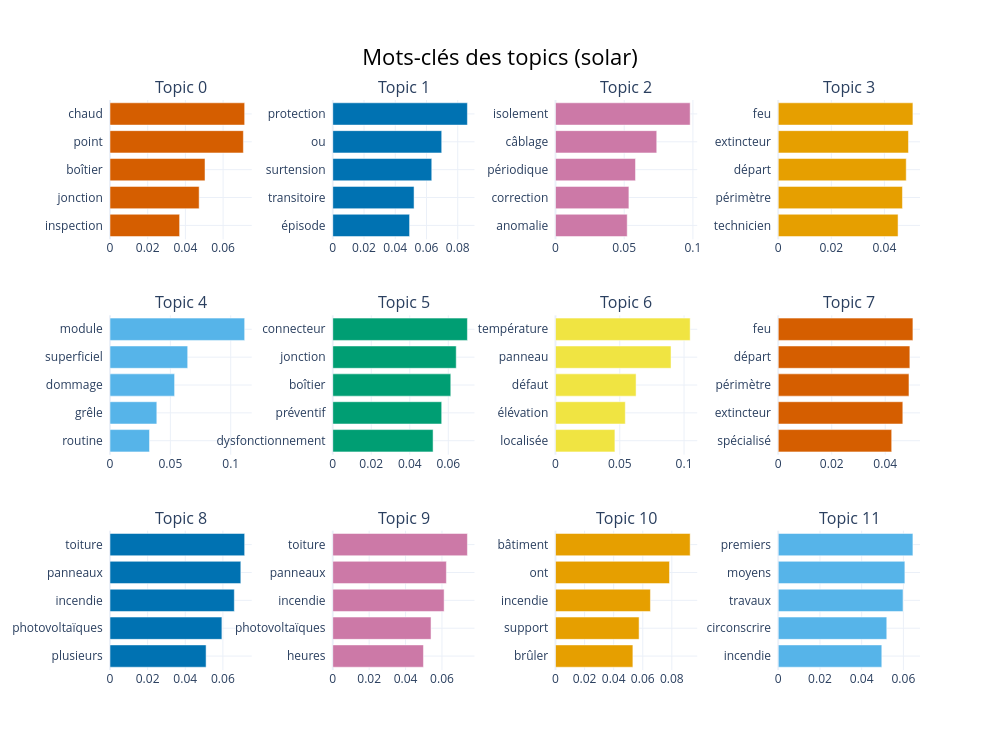
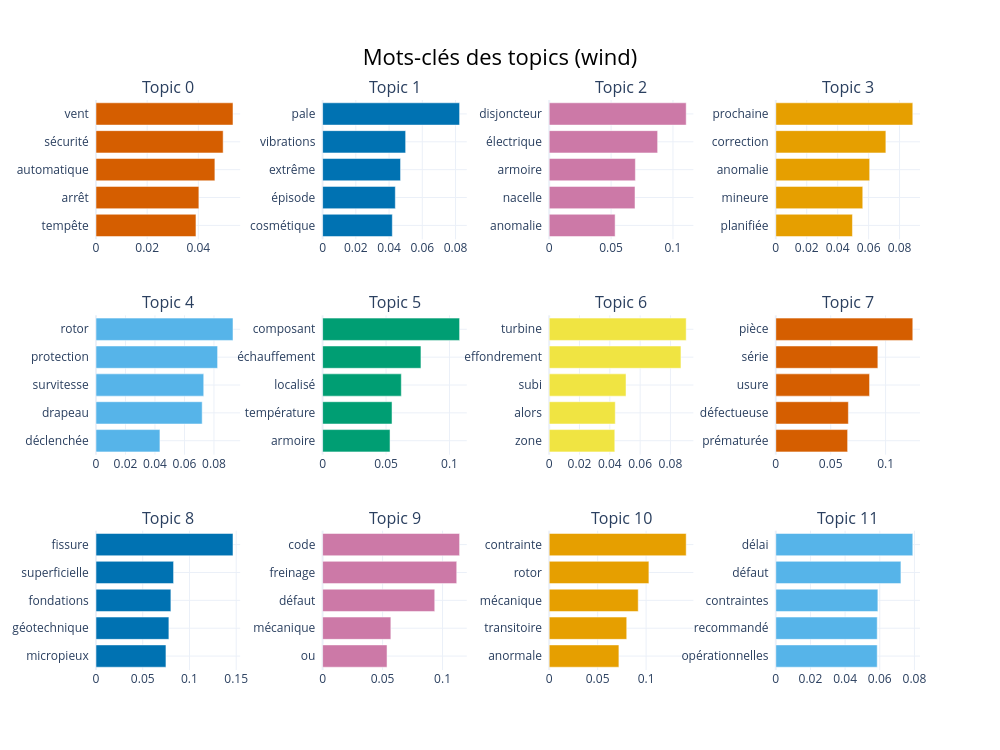

The notebook cell saved with these charts, in order:
### Code cell
for asset, m in topic_models.items():
    m.visualize_barchart(top_n_topics=12, title=f"Mots-clés des topics ({asset})").show()

### Figure 1 — Plotly figure (JSON) as saved in the notebook; plotly's stock layout.template omitted (floating-point values rounded to 4 significant figures)
{"data": [{"marker": {"color": "#D55E00"}, "orientation": "h", "type": "bar", "x": [0.03694, 0.0473, 0.05041, 0.07077, 0.07145], "xaxis": "x", "y": ["inspection  ", "jonction  ", "boîtier  ", "point  ", "chaud  "], "yaxis": "y"}, {"marker": {"color": "#0072B2"}, "orientation": "h", "type": "bar", "x": [0.04917, 0.05204, 0.06337, 0.06974, 0.08619], "xaxis": "x2", "y": ["épisode  ", "transitoire  ", "surtension  ", "ou  ", "protection  "], "yaxis": "y2"}, {"marker": {"color": "#CC79A7"}, "orientation": "h", "type": "bar", "x": [0.05219, 0.05342, 0.05822, 0.07368, 0.098], "xaxis": "x3", "y": ["anomalie  ", "correction  ", "périodique  ", "câblage  ", "isolement  "], "yaxis": "y3"}, {"marker": {"color": "#E69F00"}, "orientation": "h", "type": "bar", "x": [0.04515, 0.0468, 0.04823, 0.04907, 0.05075], "xaxis": "x4", "y": ["technicien  ", "périmètre  ", "départ  ", "extincteur  ", "feu  "], "yaxis": "y4"}, {"marker": {"color": "#56B4E9"}, "orientation": "h", "type": "bar", "x": [0.03272, 0.03878, 0.0535, 0.06435, 0.1115], "xaxis": "x5", "y": ["routine  ", "grêle  ", "dommage  ", "superficiel  ", "module  "], "yaxis": "y5"}, {"marker": {"color": "#009E73"}, "orientation": "h", "type": "bar", "x": [0.05211, 0.05658, 0.0613, 0.06413, 0.06994], "xaxis": "x6", "y": ["dysfonctionnement  ", "préventif  ", "boîtier  ", "jonction  ", "connecteur  "], "yaxis": "y6"}, {"marker": {"color": "#F0E442"}, "orientation": "h", "type": "bar", "x": [0.04621, 0.05429, 0.06268, 0.08988, 0.1048], "xaxis": "x7", "y": ["localisée  ", "élévation  ", "défaut  ", "panneau  ", "température  "], "yaxis": "y7"}, {"marker": {"color": "#D55E00"}, "orientation": "h", "type": "bar", "x": [0.04241, 0.04657, 0.04887, 0.0492, 0.05035], "xaxis": "x8", "y": ["spécialisé  ", "extincteur  ", "périmètre  ", "départ  ", "feu  "], "yaxis": "y8"}, {"marker": {"color": "#0072B2"}, "orientation": "h", "type": "bar", "x": [0.05107, 0.05948, 0.06608, 0.06953, 0.07158], "xaxis": "x9", "y": ["plusieurs  ", "photovoltaïques  ", "incendie  ", "panneaux  ", "toiture  "], "yaxis": "y9"}, {"marker": {"color": "#CC79A7"}, "orientation": "h", "type": "bar", "x": [0.04982, 0.05399, 0.06118, 0.06242, 0.07398], "xaxis": "x10", "y": ["heures  ", "photovoltaïques  ", "incendie  ", "panneaux  ", "toiture  "], "yaxis": "y10"}, {"marker": {"color": "#E69F00"}, "orientation": "h", "type": "bar", "x": [0.05321, 0.05748, 0.06528, 0.07838, 0.0926], "xaxis": "x11", "y": ["brûler  ", "support  ", "incendie  ", "ont  ", "bâtiment  "], "yaxis": "y11"}, {"marker": {"color": "#56B4E9"}, "orientation": "h", "type": "bar", "x": [0.04965, 0.05203, 0.05981, 0.0607, 0.06456], "xaxis": "x12", "y": ["incendie  ", "circonscrire  ", "travaux  ", "moyens  ", "premiers  "], "yaxis": "y12"}], "layout": {"annotations": [{"font": {"size": 16}, "showarrow": false, "text": "Topic 0", "x": 0.0875, "xanchor": "center", "xref": "paper", "y": 1, "yanchor": "bottom", "yref": "paper"}, {"font": {"size": 16}, "showarrow": false, "text": "Topic 1", "x": 0.3625, "xanchor": "center", "xref": "paper", "y": 1, "yanchor": "bottom", "yref": "paper"}, {"font": {"size": 16}, "showarrow": false, "text": "Topic 2", "x": 0.6375, "xanchor": "center", "xref": "paper", "y": 1, "yanchor": "bottom", "yref": "paper"}, {"font": {"size": 16}, "showarrow": false, "text": "Topic 3", "x": 0.9125, "xanchor": "center", "xref": "paper", "y": 1, "yanchor": "bottom", "yref": "paper"}, {"font": {"size": 16}, "showarrow": false, "text": "Topic 4", "x": 0.0875, "xanchor": "center", "xref": "paper", "y": 0.6222, "yanchor": "bottom", "yref": "paper"}, {"font": {"size": 16}, "showarrow": false, "text": "Topic 5", "x": 0.3625, "xanchor": "center", "xref": "paper", "y": 0.6222, "yanchor": "bottom", "yref": "paper"}, {"font": {"size": 16}, "showarrow": false, "text": "Topic 6", "x": 0.6375, "xanchor": "center", "xref": "paper", "y": 0.6222, "yanchor": "bottom", "yref": "paper"}, {"font": {"size": 16}, "showarrow": false, "text": "Topic 7", "x": 0.9125, "xanchor": "center", "xref": "paper", "y": 0.6222, "yanchor": "bottom", "yref": "paper"}, {"font": {"size": 16}, "showarrow": false, "text": "Topic 8", "x": 0.0875, "xanchor": "center", "xref": "paper", "y": 0.2444, "yanchor": "bottom", "yref": "paper"}, {"font": {"size": 16}, "showarrow": false, "text": "Topic 9", "x": 0.3625, "xanchor": "center", "xref": "paper", "y": 0.2444, "yanchor": "bottom", "yref": "paper"}, {"font": {"size": 16}, "showarrow": false, "text": "Topic 10", "x": 0.6375, "xanchor": "center", "xref": "paper", "y": 0.2444, "yanchor": "bottom", "yref": "paper"}, {"font": {"size": 16}, "showarrow": false, "text": "Topic 11", "x": 0.9125, "xanchor": "center", "xref": "paper", "y": 0.2444, "yanchor": "bottom", "yref": "paper"}], "height": 750, "hoverlabel": {"bgcolor": "white", "font": {"family": "Rockwell", "size": 16}}, "showlegend": false, "title": {"font": {"color": "Black", "size": 22}, "text": "Mots-clés des topics (solar)", "x": 0.5, "xanchor": "center", "yanchor": "top"}, "width": 1000, "xaxis": {"anchor": "y", "domain": [0, 0.175], "showgrid": true}, "xaxis10": {"anchor": "y10", "domain": [0.275, 0.45], "showgrid": true}, "xaxis11": {"anchor": "y11", "domain": [0.55, 0.725], "showgrid": true}, "xaxis12": {"anchor": "y12", "domain": [0.825, 1], "showgrid": true}, "xaxis2": {"anchor": "y2", "domain": [0.275, 0.45], "showgrid": true}, "xaxis3": {"anchor": "y3", "domain": [0.55, 0.725], "showgrid": true}, "xaxis4": {"anchor": "y4", "domain": [0.825, 1], "showgrid": true}, "xaxis5": {"anchor": "y5", "domain": [0, 0.175], "showgrid": true}, "xaxis6": {"anchor": "y6", "domain": [0.275, 0.45], "showgrid": true}, "xaxis7": {"anchor": "y7", "domain": [0.55, 0.725], "showgrid": true}, "xaxis8": {"anchor": "y8", "domain": [0.825, 1], "showgrid": true}, "xaxis9": {"anchor": "y9", "domain": [0, 0.175], "showgrid": true}, "yaxis": {"anchor": "x", "domain": [0.7556, 1], "showgrid": true}, "yaxis10": {"anchor": "x10", "domain": [0, 0.2444], "showgrid": true}, "yaxis11": {"anchor": "x11", "domain": [0, 0.2444], "showgrid": true}, "yaxis12": {"anchor": "x12", "domain": [0, 0.2444], "showgrid": true}, "yaxis2": {"anchor": "x2", "domain": [0.7556, 1], "showgrid": true}, "yaxis3": {"anchor": "x3", "domain": [0.7556, 1], "showgrid": true}, "yaxis4": {"anchor": "x4", "domain": [0.7556, 1], "showgrid": true}, "yaxis5": {"anchor": "x5", "domain": [0.3778, 0.6222], "showgrid": true}, "yaxis6": {"anchor": "x6", "domain": [0.3778, 0.6222], "showgrid": true}, "yaxis7": {"anchor": "x7", "domain": [0.3778, 0.6222], "showgrid": true}, "yaxis8": {"anchor": "x8", "domain": [0.3778, 0.6222], "showgrid": true}, "yaxis9": {"anchor": "x9", "domain": [0, 0.2444], "showgrid": true}}}

### Figure 2 — Plotly figure (JSON) as saved in the notebook; plotly's stock layout.template omitted (floating-point values rounded to 4 significant figures)
{"data": [{"marker": {"color": "#D55E00"}, "orientation": "h", "type": "bar", "x": [0.03907, 0.04021, 0.04647, 0.0497, 0.05355], "xaxis": "x", "y": ["tempête  ", "arrêt  ", "automatique  ", "sécurité  ", "vent  "], "yaxis": "y"}, {"marker": {"color": "#0072B2"}, "orientation": "h", "type": "bar", "x": [0.04195, 0.04376, 0.0469, 0.04997, 0.08243], "xaxis": "x2", "y": ["cosmétique  ", "épisode  ", "extrême  ", "vibrations  ", "pale  "], "yaxis": "y2"}, {"marker": {"color": "#CC79A7"}, "orientation": "h", "type": "bar", "x": [0.05326, 0.06933, 0.06963, 0.08761, 0.1107], "xaxis": "x3", "y": ["anomalie  ", "nacelle  ", "armoire  ", "électrique  ", "disjoncteur  "], "yaxis": "y3"}, {"marker": {"color": "#E69F00"}, "orientation": "h", "type": "bar", "x": [0.04955, 0.05622, 0.06068, 0.07115, 0.08856], "xaxis": "x4", "y": ["planifiée  ", "mineure  ", "anomalie  ", "correction  ", "prochaine  "], "yaxis": "y4"}, {"marker": {"color": "#56B4E9"}, "orientation": "h", "type": "bar", "x": [0.04335, 0.07201, 0.07306, 0.08246, 0.0929], "xaxis": "x5", "y": ["déclenchée  ", "drapeau  ", "survitesse  ", "protection  ", "rotor  "], "yaxis": "y5"}, {"marker": {"color": "#009E73"}, "orientation": "h", "type": "bar", "x": [0.05315, 0.05472, 0.06204, 0.07752, 0.108], "xaxis": "x6", "y": ["armoire  ", "température  ", "localisé  ", "échauffement  ", "composant  "], "yaxis": "y6"}, {"marker": {"color": "#F0E442"}, "orientation": "h", "type": "bar", "x": [0.04328, 0.04359, 0.05068, 0.08693, 0.09039], "xaxis": "x7", "y": ["zone  ", "alors  ", "subi  ", "effondrement  ", "turbine  "], "yaxis": "y7"}, {"marker": {"color": "#D55E00"}, "orientation": "h", "type": "bar", "x": [0.06541, 0.0661, 0.08539, 0.09295, 0.1248], "xaxis": "x8", "y": ["prématurée  ", "défectueuse  ", "usure  ", "série  ", "pièce  "], "yaxis": "y8"}, {"marker": {"color": "#0072B2"}, "orientation": "h", "type": "bar", "x": [0.07485, 0.07798, 0.08013, 0.083, 0.1466], "xaxis": "x9", "y": ["micropieux  ", "géotechnique  ", "fondations  ", "superficielle  ", "fissure  "], "yaxis": "y9"}, {"marker": {"color": "#CC79A7"}, "orientation": "h", "type": "bar", "x": [0.05371, 0.0569, 0.09348, 0.1118, 0.1142], "xaxis": "x10", "y": ["ou  ", "mécanique  ", "défaut  ", "freinage  ", "code  "], "yaxis": "y10"}, {"marker": {"color": "#E69F00"}, "orientation": "h", "type": "bar", "x": [0.07192, 0.08001, 0.09188, 0.1029, 0.1414], "xaxis": "x11", "y": ["anormale  ", "transitoire  ", "mécanique  ", "rotor  ", "contrainte  "], "yaxis": "y11"}, {"marker": {"color": "#56B4E9"}, "orientation": "h", "type": "bar", "x": [0.05854, 0.05854, 0.05891, 0.07222, 0.07907], "xaxis": "x12", "y": ["opérationnelles  ", "recommandé  ", "contraintes  ", "défaut  ", "délai  "], "yaxis": "y12"}], "layout": {"annotations": [{"font": {"size": 16}, "showarrow": false, "text": "Topic 0", "x": 0.0875, "xanchor": "center", "xref": "paper", "y": 1, "yanchor": "bottom", "yref": "paper"}, {"font": {"size": 16}, "showarrow": false, "text": "Topic 1", "x": 0.3625, "xanchor": "center", "xref": "paper", "y": 1, "yanchor": "bottom", "yref": "paper"}, {"font": {"size": 16}, "showarrow": false, "text": "Topic 2", "x": 0.6375, "xanchor": "center", "xref": "paper", "y": 1, "yanchor": "bottom", "yref": "paper"}, {"font": {"size": 16}, "showarrow": false, "text": "Topic 3", "x": 0.9125, "xanchor": "center", "xref": "paper", "y": 1, "yanchor": "bottom", "yref": "paper"}, {"font": {"size": 16}, "showarrow": false, "text": "Topic 4", "x": 0.0875, "xanchor": "center", "xref": "paper", "y": 0.6222, "yanchor": "bottom", "yref": "paper"}, {"font": {"size": 16}, "showarrow": false, "text": "Topic 5", "x": 0.3625, "xanchor": "center", "xref": "paper", "y": 0.6222, "yanchor": "bottom", "yref": "paper"}, {"font": {"size": 16}, "showarrow": false, "text": "Topic 6", "x": 0.6375, "xanchor": "center", "xref": "paper", "y": 0.6222, "yanchor": "bottom", "yref": "paper"}, {"font": {"size": 16}, "showarrow": false, "text": "Topic 7", "x": 0.9125, "xanchor": "center", "xref": "paper", "y": 0.6222, "yanchor": "bottom", "yref": "paper"}, {"font": {"size": 16}, "showarrow": false, "text": "Topic 8", "x": 0.0875, "xanchor": "center", "xref": "paper", "y": 0.2444, "yanchor": "bottom", "yref": "paper"}, {"font": {"size": 16}, "showarrow": false, "text": "Topic 9", "x": 0.3625, "xanchor": "center", "xref": "paper", "y": 0.2444, "yanchor": "bottom", "yref": "paper"}, {"font": {"size": 16}, "showarrow": false, "text": "Topic 10", "x": 0.6375, "xanchor": "center", "xref": "paper", "y": 0.2444, "yanchor": "bottom", "yref": "paper"}, {"font": {"size": 16}, "showarrow": false, "text": "Topic 11", "x": 0.9125, "xanchor": "center", "xref": "paper", "y": 0.2444, "yanchor": "bottom", "yref": "paper"}], "height": 750, "hoverlabel": {"bgcolor": "white", "font": {"family": "Rockwell", "size": 16}}, "showlegend": false, "title": {"font": {"color": "Black", "size": 22}, "text": "Mots-clés des topics (wind)", "x": 0.5, "xanchor": "center", "yanchor": "top"}, "width": 1000, "xaxis": {"anchor": "y", "domain": [0, 0.175], "showgrid": true}, "xaxis10": {"anchor": "y10", "domain": [0.275, 0.45], "showgrid": true}, "xaxis11": {"anchor": "y11", "domain": [0.55, 0.725], "showgrid": true}, "xaxis12": {"anchor": "y12", "domain": [0.825, 1], "showgrid": true}, "xaxis2": {"anchor": "y2", "domain": [0.275, 0.45], "showgrid": true}, "xaxis3": {"anchor": "y3", "domain": [0.55, 0.725], "showgrid": true}, "xaxis4": {"anchor": "y4", "domain": [0.825, 1], "showgrid": true}, "xaxis5": {"anchor": "y5", "domain": [0, 0.175], "showgrid": true}, "xaxis6": {"anchor": "y6", "domain": [0.275, 0.45], "showgrid": true}, "xaxis7": {"anchor": "y7", "domain": [0.55, 0.725], "showgrid": true}, "xaxis8": {"anchor": "y8", "domain": [0.825, 1], "showgrid": true}, "xaxis9": {"anchor": "y9", "domain": [0, 0.175], "showgrid": true}, "yaxis": {"anchor": "x", "domain": [0.7556, 1], "showgrid": true}, "yaxis10": {"anchor": "x10", "domain": [0, 0.2444], "showgrid": true}, "yaxis11": {"anchor": "x11", "domain": [0, 0.2444], "showgrid": true}, "yaxis12": {"anchor": "x12", "domain": [0, 0.2444], "showgrid": true}, "yaxis2": {"anchor": "x2", "domain": [0.7556, 1], "showgrid": true}, "yaxis3": {"anchor": "x3", "domain": [0.7556, 1], "showgrid": true}, "yaxis4": {"anchor": "x4", "domain": [0.7556, 1], "showgrid": true}, "yaxis5": {"anchor": "x5", "domain": [0.3778, 0.6222], "showgrid": true}, "yaxis6": {"anchor": "x6", "domain": [0.3778, 0.6222], "showgrid": true}, "yaxis7": {"anchor": "x7", "domain": [0.3778, 0.6222], "showgrid": true}, "yaxis8": {"anchor": "x8", "domain": [0.3778, 0.6222], "showgrid": true}, "yaxis9": {"anchor": "x9", "domain": [0, 0.2444], "showgrid": true}}}
